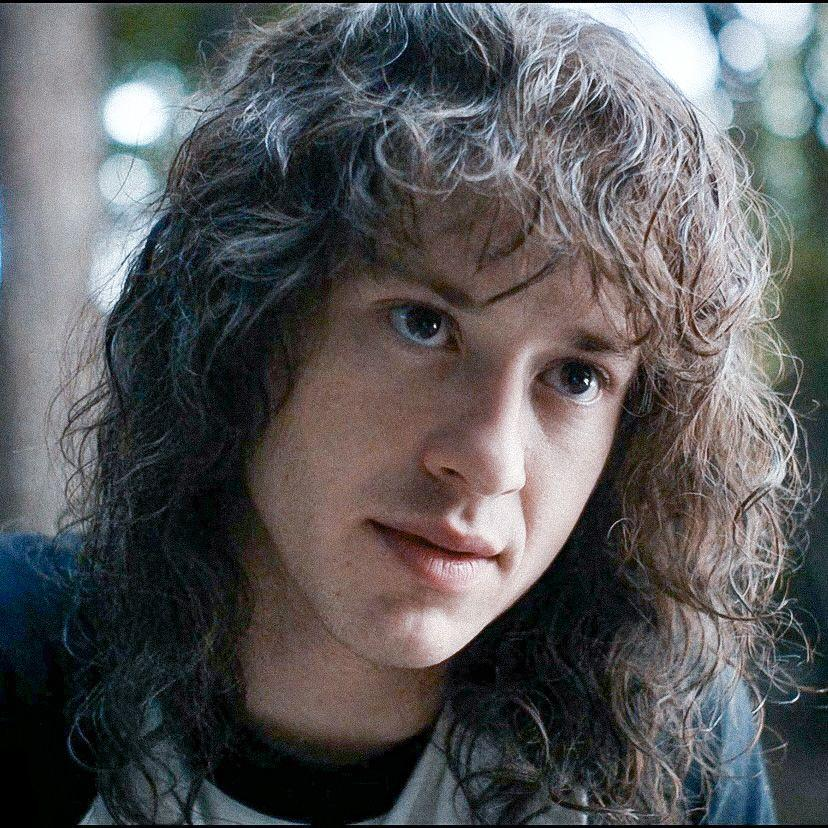
#> input picture Contact images/1795833784503.jpg, 828 x 828 px; its folder holds only this picture in this run
$ python avatars.py
#> lines starting #> are read from the running program, lines starting #| are printed output that depends on the picture
from pathlib import Path
from PIL import Image, ImageOps
import json

lines = ['/* Generated portraits. */']
entries = []
for folder, prefix in [('Contact images', ''), ('USERS', 'USER:')]:
    for p in sorted(Path(folder).glob('*')):
        if p.suffix.lower() not in ('.png', '.jpg', '.jpeg'):
            continue
        try:
            with Image.open(p) as im:
#> im is the input picture: PIL image 828x828 RGB; mean R, G, B 88.4, 88.1, 89.5
                im = ImageOps.fit(ImageOps.exif_transpose(im).convert('RGB'), (64, 64) if prefix else (28, 28), centering=(0.5, 0.0) if prefix and p.stem.lower() == "bia" else (0.5, 0.5))
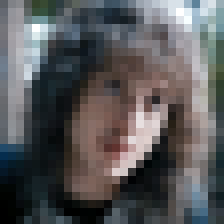
#> im: PIL image 28x28 RGB (shown 8 times larger); mean R, G, B 88.7, 88.4, 89.8
                values = [0x8000 | (r >> 3) | ((g >> 3) << 5) | ((b >> 3) << 10) for r,g,b in im.getdata()]
#> values = 784 values, max 65535 at index 50, min 32768 at index 578, mean 44160.4
        except (OSError, ValueError) as exc:
            print(f'::warning::Skipping unreadable portrait {p}: {exc}')
            continue
        i = len(entries)
        entries.append((prefix + p.stem, i))
        lines.append('static const unsigned short portrait_%d[%d]={%s};' % (i, len(values), ','.join(map(str, values))))
lines.append('static const unsigned short *avatar(const char *name){')
for name, i in entries:
    lines.append('if(!strcasecmp(name,%s))return portrait_%d;' % (json.dumps(name), i))
#> after the loop, lines = 4 items
lines.append('return NULL;}')
Path('source').mkdir(exist_ok=True)
Path('source/avatars.h').write_text('\n'.join(lines)+'\n')
print(f'Generated {len(entries)} portraits.')

# Embed repository WAV files in the existing generated header artifact.
import wave, struct
audio = ['#define DZ_AUDIO 1']
rows = []
for name in ('typing', 'received', 'sent'):
    try:
        with wave.open(str(Path('Sounds') / (name + '.wav')), 'rb') as w:
            if (w.getnchannels(), w.getsampwidth(), w.getframerate(), w.getcomptype()) != (1, 2, 22050, 'NONE'):
                raise ValueError('Expected mono 16-bit PCM WAV at 22050 Hz')
            raw = w.readframes(w.getnframes())
        if not raw or len(raw) > 440000:
            raise ValueError('Empty or too long (maximum 10 seconds)')
        raw += bytes((-len(raw)) % 4)
        values = struct.unpack('<' + 'h' * (len(raw)//2), raw)
        audio.append('static const short sfx_%s[] __attribute__((aligned(32))) = {%s};' % (name, ','.join(map(str, values))))
        rows.append('{sfx_%s,sizeof(sfx_%s)}' % (name,name))
        print('Embedded sound:', name)
    except (OSError, ValueError, EOFError, wave.Error) as exc:
        print(f'::warning::Skipping sound {name}: {exc}')
        rows.append('{NULL,0}')
#> after the loop, audio = ['#define DZ_AUDIO 1']; rows = ['{NULL,0}', '{NULL,0}', '{NULL,0}']
audio.append('static const struct {const short *data; unsigned bytes;} dz_audio[] = {' + ','.join(rows) + '};')
with Path('source/avatars.h').open('a') as out:
    out.write('\n'.join(audio)+'\n')
